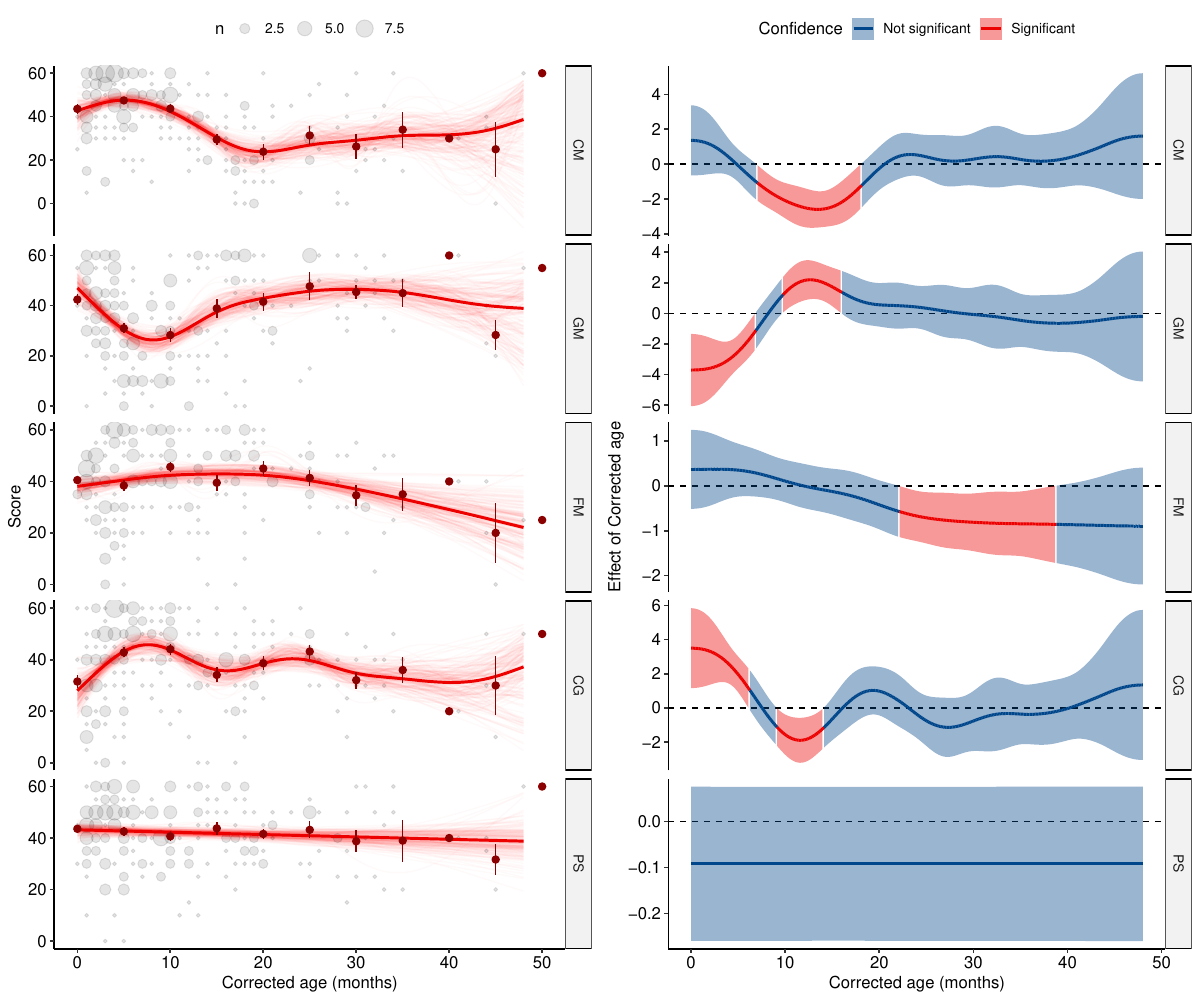

Here is the R script that generated this plot:

# Load packages and scripts -------------------------------------------------------------------

# Setup script
source("manuscript/misc/setup.R")

# R Packages
library(ggplot2)
library(see)

# Figure 1a ------------------------------------------------------------------------------------

# Enviromental variable
.save_plot <- TRUE

# Effect of corrected age on developmental skills (many smooths)
# Communication score ~ corrected age
# Gross motor score ~ corrected age
# Fine motor score ~ corrected age
# Problem solving score ~ corrected age
# Socio-individual score ~ corrected age

## communication (CM), gross motor (GM), fine motor (FM), problem-solving (CG), and personal-social (PS)

y_vars <- c("CM" = "comunicacion_total"
            , "GM" = "motora_gruesa_total"
            , "FM" = "motora_fina_total"
            , "CG" = "resolucion_problemas_total"
            , "PS" = "socio_individual_total")

fig_data <- melt(
  data = dataset,
  measure.vars = y_vars
)

fig_data[, variable := `levels<-`(variable, names(y_vars))][]

# Scaled data for mean ± SE plotting
scaled <- copy(fig_data)
scaled[, edad_corregida_meses := ASQ3:::near(edad_corregida_meses, 5)][]

# 300 evenly-spaced data points of `edad_corregida_meses`
pred_data <- fig_data[, data.frame(
  edad_corregida_meses = seq.default(
    from = min(edad_corregida_meses, na.rm = TRUE),
    to = max(edad_corregida_meses, na.rm = TRUE),
    length.out = 300
  )
)]

# Bootstrapping with 100 replicates
set.seed(123)
boots <- fig_data[, {
  boot <- vapply(1:200, function(i) { # Vectorized "looping"

    # ith Model fitting
    mod <- gam(value ~ s(edad_corregida_meses), method = "REML", data = .SD[sample(.N, replace = TRUE)])

    # Estimation from bootstrapped model
    predict(
      object = mod,
      newdata = pred_data
    )
  }, FUN.VALUE = numeric(length = nrow(pred_data)))

  # Join the exposure and response
  cbind(pred_data, boot)

}, by = variable] # Grouped by variable

# Melt the wide data into long data (for compatibility with ggplot)
boots <- melt(boots, id.vars = 1:2, variable.name = "boot", value.name = "predicted")



# Plot the data
fig_2a <- ggplot(fig_data, aes(x = edad_corregida_meses, y = value)) +
  facet_grid(variable ~ ., scale = "free_y") +
  geom_count(alpha = 0.1, na.rm = TRUE) +
  geom_line(data = boots, aes(group = boot, y = predicted), alpha = 0.02, col = "red") +
  geom_smooth(method = "gam",
              formula = y ~ s(x),
              col = "#ED0000FF",
              method.args = list(method = "REML"),
              na.rm = TRUE,
              se = FALSE) +
  stat_summary(data = scaled, fun.data = mean_se, na.rm = TRUE, fatten = 3, col = "red4") +
  labs(x = "Corrected age (months)", y = "Score") +
  ggpubr::theme_pubr()

# Figure 1b ------------------------------------------------------------------------------------

## communication (CM), gross motor (GM), fine motor (FM), problem-solving (CG), and personal-social (PS)

models <- list("CM" = NULL,
               "GM" = NULL,
               "FM" = NULL,
               "CG" = NULL,
               "PS" = NULL)

models[[1]] <- gam(
  comunicacion_total ~
    s(profesional_id, sexo_paciente, respondedor_vinculo, bs = "re") +
    s(edad_corregida_meses),
  data = dataset,
  method = "REML"
  )

models[[2]] <- gam(
  motora_gruesa_total ~
    s(profesional_id, sexo_paciente, respondedor_vinculo, bs = "re") +
    s(edad_corregida_meses),
  data = dataset,
  method = "REML"
  )

models[[3]] <- gam(
  motora_fina_total ~
    s(profesional_id, sexo_paciente, respondedor_vinculo, bs = "re") +
    s(edad_corregida_meses),
  data = dataset,
  method = "REML"
  )

models[[4]] <- gam(
  resolucion_problemas_total ~
    s(profesional_id, sexo_paciente, respondedor_vinculo, bs = "re") +
    s(edad_corregida_meses),
  data = dataset,
  method = "REML"
  )

models[[5]] <- gam(
  socio_individual_total ~
    s(profesional_id, sexo_paciente, respondedor_vinculo, bs = "re") +
    s(edad_corregida_meses),
  data = dataset,
  method = "REML"
  )

slopes <- sapply(
  X = models,
  FUN = modelbased::estimate_slopes,
  trend = "edad_corregida_meses",
  at = "edad_corregida_meses",
  length = 300,
  simplify = FALSE
)

fig_2b_data <- rbindlist(slopes, idcol = "response")
fig_2b_data[, Confidence := fifelse(p < 0.05, "Significant", "Not significant")
          ][, grp := rleid(Confidence)
          ][, response := factor(response, levels = names(models))]

fig_2b <- ggplot(fig_2b_data, aes(edad_corregida_meses, Coefficient)) +
  facet_grid(response ~ ., scales = "free_y") +
  labs(x = "Corrected age (months)",
       y = "Effect of Corrected age",) +
  geom_hline(yintercept = 0, lty = 2) +
  geom_line(aes(group = 1, col = Confidence), lwd = 1) +
  geom_ribbon(aes(ymin = CI_low, ymax = CI_high, group = grp, fill = Confidence), alpha = 0.4) +
  ggpubr::theme_pubr() +
  scale_color_manual(values = ggsci::pal_lancet()(2), aesthetics = c("fill", "col"))

fig_2 <- ggpubr::ggarrange(fig_2a, fig_2b, ncol = 2)

if (isTRUE(x = .save_plot)) {
  pdf("manuscript/figures/fig-2.pdf", width = 8, height = 10);
  print(fig_2);
  dev.off()
  jpeg("manuscript/figures/fig-2.jpeg", width = 8, height = 10, units = "in", res = 400);
  print(fig_2);
  dev.off()
}

